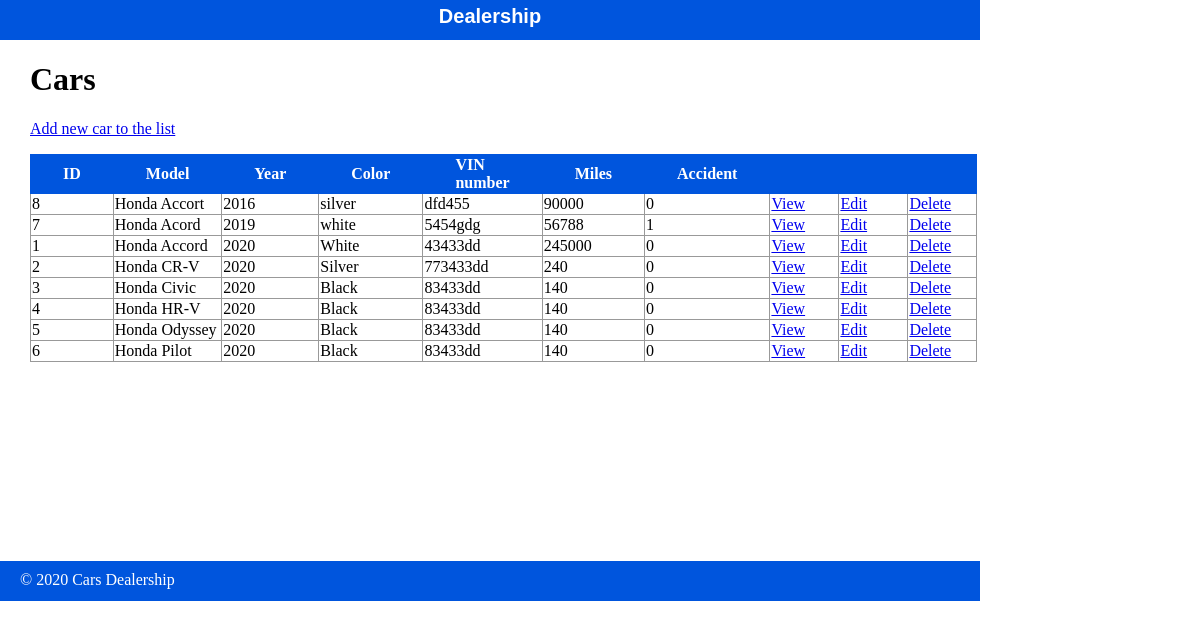
The app's page /public/cars/index.php with its own data.
### tables this page shows
CREATE TABLE `cars` (
  `id` int(11) NOT NULL,
  `model` varchar(255) DEFAULT NULL,
  `year` int(4) DEFAULT NULL,
  `color` varchar(255) DEFAULT NULL,
  `vin_number` varchar(255) DEFAULT NULL,
  `miles` int(6) DEFAULT NULL,
  `accident` int(2) DEFAULT NULL
);

### private/functions.php (called while the page is built, shortened)
<?php
function url_for($script_path) {
  return WWW_ROOT . $script_path;
}
function u($str=""){
    return urldecode($str);
}
function h($string="") {
  return htmlspecialchars($string);
}
?>

### private/query_functions.php (called while the page is built, shortened)
<?php
function find_all_cars(){
    global $db;
    $sql= "SELECT * FROM cars ";
    $sql .= "ORDER BY year ASC ";
    $result= mysqli_query($db, $sql);
    return $result;
}
?>

### public/cars/index.php (the view, shortened to what this page needs)
<?php include(SHARED_PATH.'/header.php'); ?>
<?php
      $car_set= find_all_cars();
?>
<div id="content">
    <div class="subjects listing">
        <h1>Cars</h1>
        <div class="actions">
            <a class="actions" href="<?php echo url_for('/cars/new.php') ?>"> Add new car to the list</a>
        </div>
        <table class="list">
            <tr>
                <th>ID</th>
                <th>Model</th>
                <th>Year</th>
                <th>Color</th>
                <th>VIN number</th>
                <th>Miles</th>
                <th>Accident</th>
                <th>&nbsp;</th>
                <th>&nbsp;</th>
                <th>&nbsp;</th>
            </tr>
            <?php  while($car = mysqli_fetch_assoc($car_set)){ ?>
            <tr>
                <td><?php echo h($car['id']);?></td>
                 <td><?php echo h($car['model']);?></td>
                 <td><?php echo h($car['year'] );?></td>
                 <td><?php echo h($car['color']);?></td>
                 <td><?php echo h($car['vin_number'] );?></td>
                 <td><?php echo h($car['miles'] );?></td>
                 <td><?php echo h($car['accident'] );?></td>
                 <td><a class="action" href="<?php echo url_for('/cars/show.php?id='.h(u($car['id']))) ?>">View</a></td>
                 <td><a class="action" href="<?php echo url_for('/cars/edit.php?id='.h(u($car['id'])))?>">Edit</a></td>
                 <td><a class="action" href="<?php echo url_for('/cars/delete.php?id='.h(u($car['id'])))?>">Delete</a></td>
            </tr>
            <?php }?>
        </table>
    </div>
</div>
<?php include(SHARED_PATH .'/footer.php'); ?>

### private/shared/header.php (shortened to what this page needs)
<!DOCTYPE html>
<html lang="en">
    <head>
        <link rel="stylesheet" media="all" href="<?php echo url_for('/stylesheets/style.css'); ?>"/>
    </head>
    <body>
        <header>
            <h1>Dealership</h1>
        </header>

### private/shared/footer.php (shortened to what this page needs)
 <footer>
            &copy; <?php echo date('Y'); ?> Cars Dealership
        </footer>
    </body>
</html>

### public/stylesheets/style.css (style rules this page uses)
html { height: 100%; width: 100%; }
body { height: 980px; width: 100%; margin: 0; padding: 0; }
header { width: 980px; height: 40px; margin: 0 0 10px 0; padding: 0; background: #0055DD; color: white; }
header h1 { margin: 0; padding: 5px; font-size: 20px; font-family: Verdana, Arial, Helvetica, sans-serif; text-align: center; }
#content { width: 920px; min-height: 500px; padding: 0 30px; }
footer { width: 940px; height: 20px; margin: 0 0 10px 0; padding: 10px 20px; background: #0055DD; color: white; }
.actions { margin-bottom: 1em; }
table { border-collapse: collapse; vertical-align: top; }
table.list { width: 100%; }
table th { padding-left: 2em; padding-right: 2em; }
table.list tr td { border: 1px solid #999999; }
table.list tr th { border: 1px solid #0055DD; background: #0055DD; color: white; text-align: left; }

### records on screen
cars: id "8", model "Honda Accort", year "2016", color "silver", vin_number "dfd455", miles "90000", accident "0"
cars: id "7", model "Honda Acord", year "2019", color "white", vin_number "5454gdg", miles "56788", accident "1"
cars: id "1", model "Honda Accord", year "2020", color "White", vin_number "43433dd", miles "245000", accident "0"
cars: id "2", model "Honda CR-V", year "2020", color "Silver", vin_number "773433dd", miles "240", accident "0"
cars: id "3", model "Honda Civic", year "2020", color "Black", vin_number "83433dd", miles "140", accident "0"
cars: id "4", model "Honda HR-V", year "2020", color "Black", vin_number "83433dd", miles "140", accident "0"
cars: id "5", model "Honda Odyssey", year "2020", color "Black", vin_number "83433dd", miles "140", accident "0"
cars: id "6", model "Honda Pilot", year "2020", color "Black", vin_number "83433dd", miles "140", accident "0"
